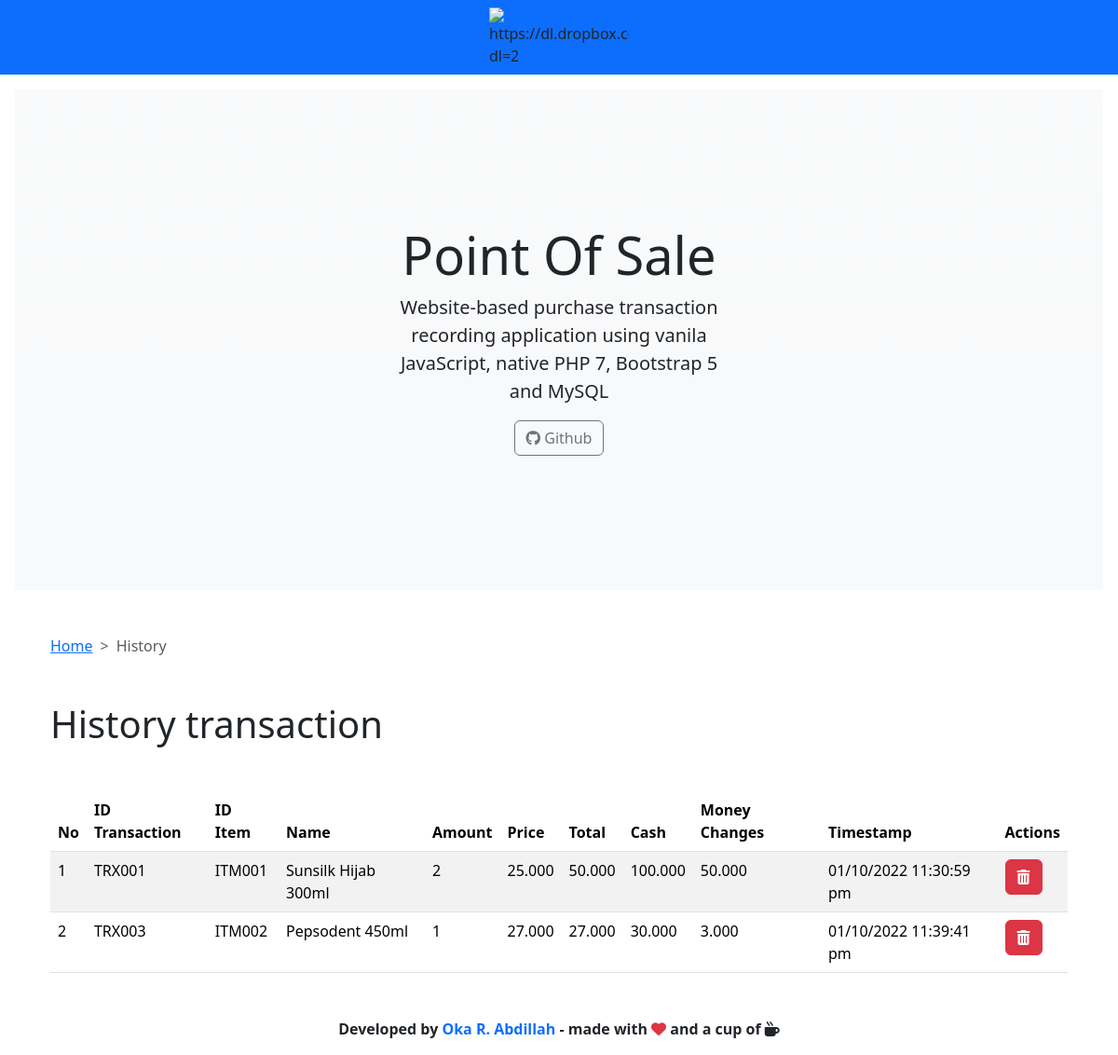
The app's page /POS-PHP-main/pages/history/index.php (signed in) with its own data.
### tables this page shows
CREATE TABLE `transactions` (
  `transaction_id` int(10) NOT NULL AUTO_INCREMENT,
  `item_id` int(15) NOT NULL,
  `transaction_id_txt` varchar(15) NOT NULL,
  `transaction_create_at` varchar(50) NOT NULL,
  `transaction_amount` varchar(30) NOT NULL,
  `transaction_total` varchar(50) NOT NULL,
  `transaction_cash` varchar(50) NOT NULL,
  `transaction_money_changes` varchar(50) NOT NULL,
  PRIMARY KEY (`transaction_id`),
  KEY `transactions_item_id_items_item_id` (`item_id`)
);

CREATE TABLE `items` (
  `item_id` int(15) NOT NULL AUTO_INCREMENT,
  `item_id_txt` varchar(15) NOT NULL,
  `item_name` varchar(50) NOT NULL,
  `item_price` varchar(30) NOT NULL,
  `create_at` varchar(50) NOT NULL,
  `last_modified` varchar(50) NOT NULL,
  PRIMARY KEY (`item_id`)
);

### POS-PHP-main/src/server/getter/get_transactions.php (called while the page is built)
<?php
function get_transactions( $conn )
{
  $sql = "
    SELECT transactions.transaction_id_txt, transactions.transaction_id, transactions.transaction_amount, transactions.transaction_total, transactions.transaction_cash, transactions.transaction_money_changes, transactions.transaction_create_at, items.item_id_txt, items.item_name, items.item_price
    FROM transactions INNER JOIN items ON transactions.item_id = items.item_id
  ";
  $results = mysqli_query($conn, $sql);
  $rows = [];
    while ( $res = mysqli_fetch_assoc( $results ))
    {
        array_push( $rows, $res );
    }
    return $rows;
}

### POS-PHP-main/pages/history/index.php (the view, shortened to what this page needs)
<?php
require("../../src/server/connection.php");
require("../../src/server/getter/get_transactions.php");
?>
<!doctype html>
<html lang="en">
  <head>
    <link rel="stylesheet" type="text/css" href="https://cdn.datatables.net/1.11.3/css/dataTables.bootstrap5.min.css">
    <link href="../../node_modules/bootstrap/dist/css/bootstrap.min.css" rel="stylesheet">
    <link rel="stylesheet" href="../../node_modules/@fortawesome/fontawesome-free/css/all.css">
  </head>
  <body>
    <section data-root="navbar"></section>
    <section data-root="jumbotron"></section>
    <main class="container-md px-4 mt-5">
      <div class="mb-5" data-root="breadcumb"></div>
      <h1 class="mb-5">
        History transaction
      </h1>
      <table class="table table-striped" style="width: 100%" id="table_id">
        <thead>
          <tr>
            <th>No</th>
            <th>ID Transaction</th>
            <th>ID Item</th>
            <th>Name</th>
            <th>Amount</th>
            <th>Price</th>
            <th>Total</th>
            <th>Cash</th>
            <th>Money Changes</th>
            <th>Timestamp</th>
            <th>Actions</th>
          </tr>
        </thead>
        <tbody>
          <?php
          $no = 1;
          foreach ( get_transactions($conn) as $item )
          {
            $transactionIdTxt = $item["transaction_id_txt"];
            $transactionId = $item["transaction_id"];
            $transactionAmount = $item["transaction_amount"];
            $transactionTotal = $item["transaction_total"];
            $transactionCash = $item["transaction_cash"];
            $transactionMoneyChanges = $item["transaction_money_changes"];
            $transactionCreateAt = $item["transaction_create_at"];
            $itemIdTxt = $item["item_id_txt"];
            $itemName = $item["item_name"];
            $itemPrice = $item["item_price"];
            echo "
              <tr>
                <td>$no</td>
                <td>$transactionIdTxt</td>
                <td>$itemIdTxt</td>
                <td>$itemName</td>
                <td>$transactionAmount</td>
                <td>$itemPrice</td>
                <td>$transactionTotal</td>
                <td>$transactionCash</td>
                <td>$transactionMoneyChanges</td>
                <td>$transactionCreateAt</td>
                <td>
                  <a class=\"btn btn-danger\" href=\"../../src/server/setter/remove_transaction.php?key=$transactionId\">
                    <i class=\"fa fa-trash\"></i>
                  </a>
                </td>
              </tr>";
            $no++;
          }
          ?>
        </tbody>
      </table>
    </main>
    <section data-root="footer"></section>
  </body>
</html>

### records on screen
transactions: transaction_id_txt "TRX001", item.item_id_txt "ITM001", item.item_name "Sunsilk Hijab 300ml", transaction_amount "2", item.item_price "25.000", transaction_total "50.000", transaction_cash "100.000", transaction_money_changes "50.000", transaction_create_at "01/10/2022 11:30:59 pm"
transactions: transaction_id_txt "TRX003", item.item_id_txt "ITM002", item.item_name "Pepsodent 450ml", transaction_amount "1", item.item_price "27.000", transaction_total "27.000", transaction_cash "30.000", transaction_money_changes "3.000", transaction_create_at "01/10/2022 11:39:41 pm"
